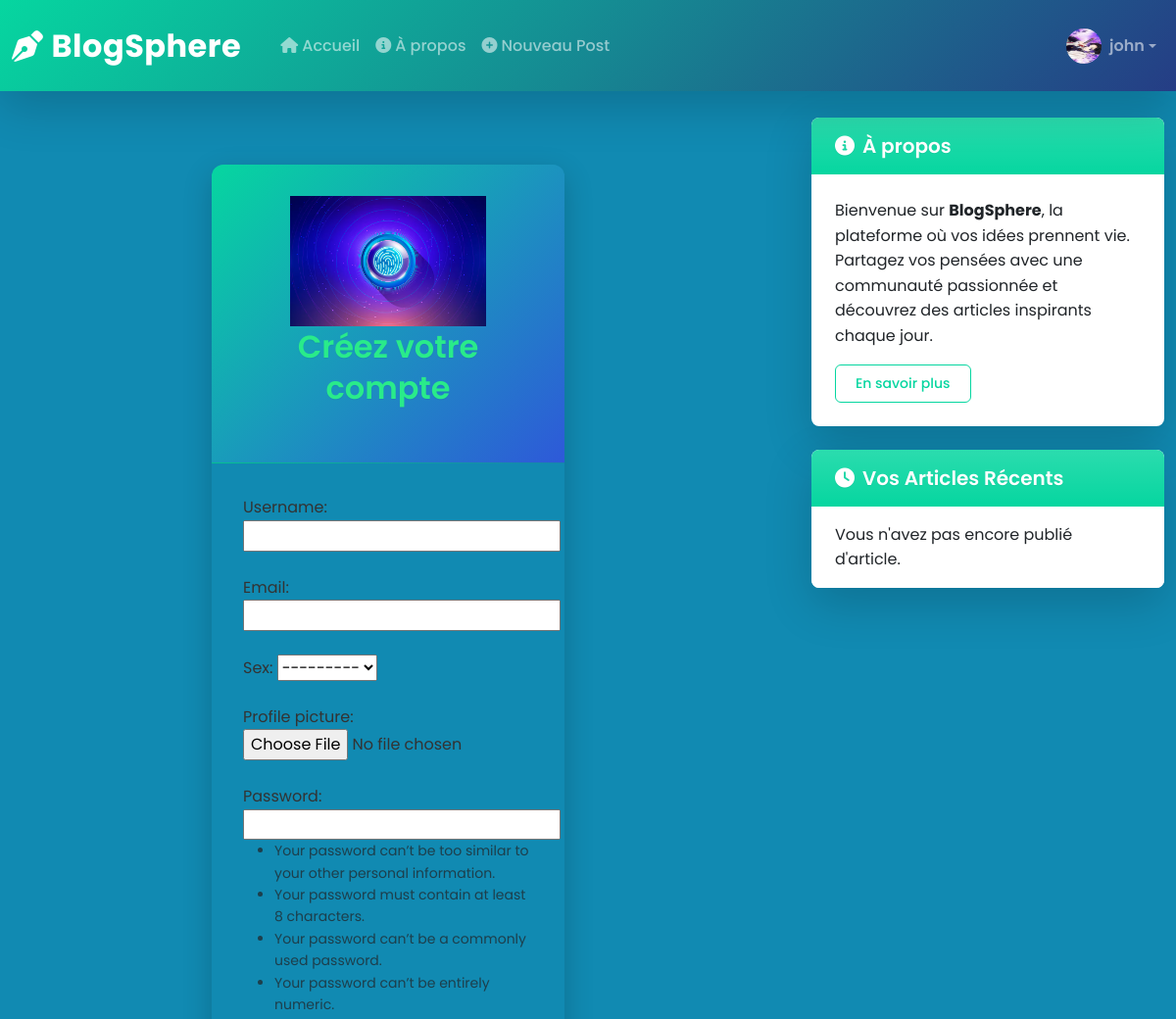
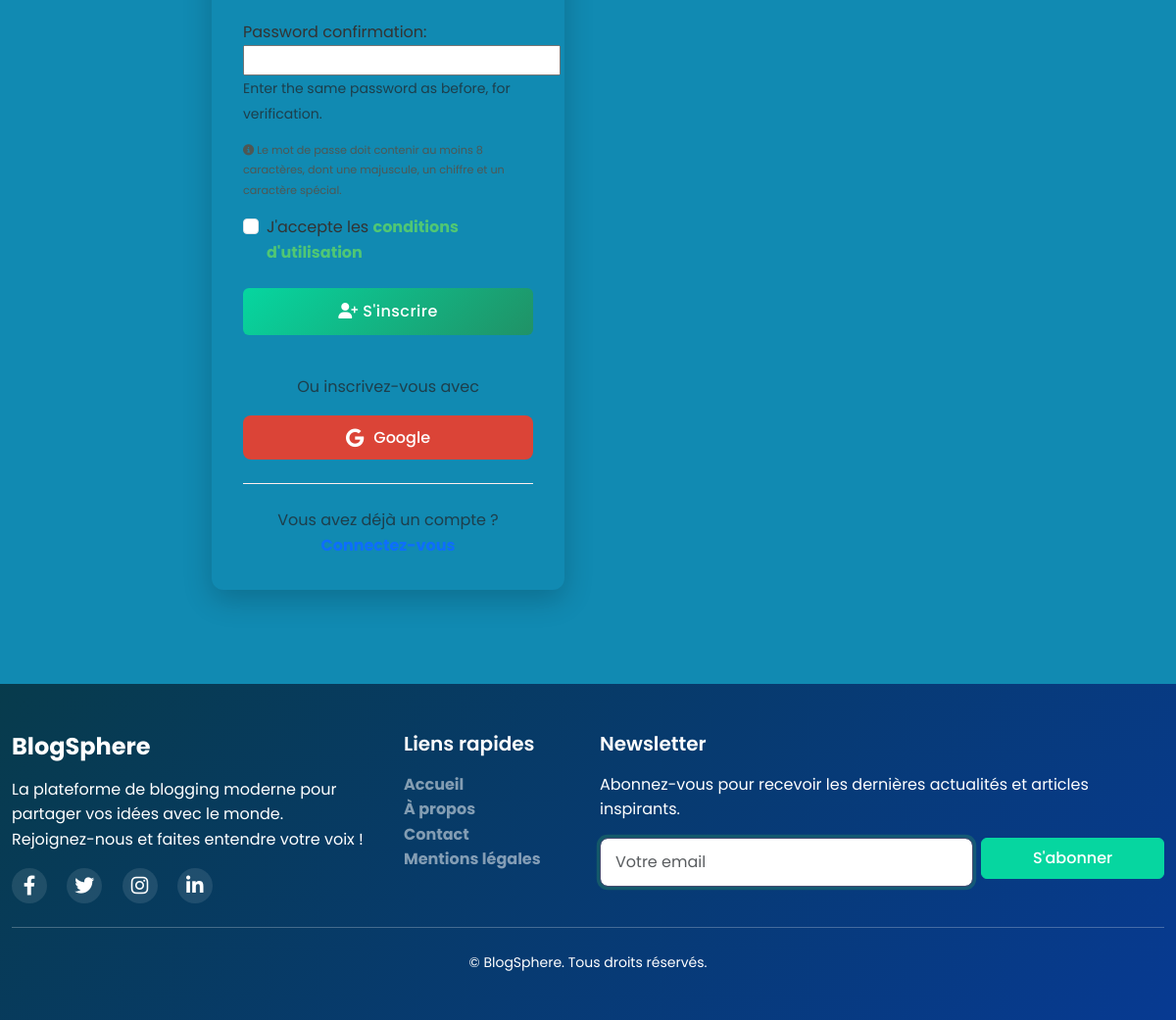
/register/ (signed in), run on the app's committed database (2 pictures, top to bottom).
### blog/models.py (models this page shows, shortened)
class Person(AbstractBaseUser, PermissionsMixin):
    SEX_TYPES = (
        ('M', 'Male'),
        ('F', 'Feminine'),
    )
    username = models.CharField(max_length=150, unique=False)  # unique ajouté pour éviter doublons
    email = models.EmailField(unique=True)
    sex = models.CharField(max_length=1, choices=SEX_TYPES, blank=True, null=True)
    profile_picture = models.ImageField(upload_to='profiles/', blank=True, null=True, default='default.jpg')
    is_staff = models.BooleanField(default=False)
    is_superuser = models.BooleanField(default=False)
    is_active = models.BooleanField(default=True)
    groups = models.ManyToManyField(
        Group,
        related_name='person_set',
        blank=True,
        verbose_name='groups',
        help_text='The groups this user belongs to.'
    )
    user_permissions = models.ManyToManyField(
        Permission,
        related_name='person_permissions_set',
        blank=True,
        verbose_name='user permissions',
        help_text='Specific permissions for this user.'
    )
    objects = UserManager()
    USERNAME_FIELD = 'email'
    REQUIRED_FIELDS = ['username']
    class Meta:
        verbose_name = "Person"
        verbose_name_plural = "Persons"
        constraints = [
            models.UniqueConstraint(fields=['username', 'email'], name='unique_person_username_email')
        ]

class Profile(models.Model):
    user = models.OneToOneField(Person, on_delete=models.CASCADE)
    image = models.ImageField(default='default.jpg', upload_to='profile_pics')
    bio = models.TextField(max_length=500, blank=True)

### blog/views.py (the view)
# urls.py: path('register/', views.register, name='register'),
def register(request):
    if request.method == 'POST':
        form = RegisterForm(request.POST, request.FILES)
        if form.is_valid():
            user = form.save()
            backend = get_backends()[0]
            login(request, user, backend=backend.__module__ + "." + backend.__class__.__name__)
            messages.success(request, "Inscription réussie !")
            return redirect('blog-home')
        else:
            messages.error(request, "Veuillez corriger les erreurs dans le formulaire.")
    else:
        form = RegisterForm()
    return render(request, 'blog/register.html', {'form': form})

### blog/templates/blog/register.html (shortened to what this page needs)
{% extends "blog/base.html" %}
{% load crispy_forms_tags %}
{% load static %}
{% load socialaccount %}
{% block content %}
<div class="auth-container">
    <div class="container py-5">
        <div class="row justify-content-center">
            <div class="col-md-8 col-lg-6">
                <div class="auth-card animate__animated animate__fadeIn">
                    <div class="auth-header">
                        <img src="{% static 'blog/images/auth.png' %}" alt="BlogSphere" class="auth-logo">
                        <h2 class="auth-title">Créez votre compte</h2>
                    </div>
                    <div class="auth-body">
                        <form method="POST">
                            {% for field in form %}
                                <div class="form-group">
                                    {{ field.label_tag }}
                                    {{ field }}
                                    {% if field.help_text %}
                                        <small class="form-text text-muted">{{ field.help_text }}</small>
                                    {% endif %}
                                </div>
                            {% endfor %}
                            <div class="password-requirements">
                                <small>
                                    <i class="fas fa-info-circle"></i> Le mot de passe doit contenir au moins 8 caractères,
                                    dont une majuscule, un chiffre et un caractère spécial.
                                </small>
                            </div>
                            {% if form.accept_terms %}
                                <div class="form-group form-check">
                                    {{ form.accept_terms }}
                                    {{ form.accept_terms.label_tag }}
                                    {% for error in form.accept_terms.errors %}
                                        <div class="alert alert-danger mt-2">{{ error }}</div>
                                    {% endfor %}
                                </div>
                            {% else %}
                                <div class="form-group form-check">
                                    <input type="checkbox" class="form-check-input" id="termsCheck" name="termsCheck" required>
                                    <label class="form-check-label" for="termsCheck">
                                        J'accepte les <a href="#" data-bs-toggle="modal" data-bs-target="#termsModal">conditions d'utilisation</a>
                                    </label>
                                </div>
                            {% endif %}
                            <button type="submit" class="btn btn-primary btn-register mb-3">
                                <i class="fas fa-user-plus"></i> S'inscrire
                            </button>
                            <div class="social-auth">
                              <p class="text-center text-muted mb-3">Ou inscrivez-vous avec</p>
                                {% load socialaccount %}
                                <a href="{% provider_login_url 'google' %}" class="social-btn google-btn">
                                    <i class="fab fa-google"></i> Google
                                </a>
                            </div>
                        </form>
                        <div class="auth-footer">
                            <p class="text-muted mb-0">Vous avez déjà un compte ?
                                <a href="{% url 'login' %}" class="text-primary">Connectez-vous</a>
                            </p>
                        </div>
                    </div>
                </div>
            </div>
        </div>
    </div>
</div>
{% endblock %}

### blog/templates/blog/base.html (shortened to what this page needs)
{% load static %}
<!DOCTYPE html>
<html lang="fr">
<head>
    <link rel="stylesheet" href="https://cdn.jsdelivr.net/npm/bootstrap-icons@1.11.1/font/bootstrap-icons.css">
    <link href="https://cdn.jsdelivr.net/npm/bootstrap@5.3.0/dist/css/bootstrap.min.css" rel="stylesheet" />
    <link rel="stylesheet" href="https://cdnjs.cloudflare.com/ajax/libs/font-awesome/6.4.0/css/all.min.css" />
    <link rel="stylesheet" href="https://cdnjs.cloudflare.com/ajax/libs/animate.css/4.1.1/animate.min.css" />
    <link rel="stylesheet" href="{% static 'blog/css/main.css' %}" />
</head>
<body class="d-flex flex-column min-vh-100">
    <header>
        <nav class="navbar navbar-expand-lg navbar-dark shadow-lg fixed-top py-3 custom-navbar">
            <div class="container">
                <a class="navbar-brand fw-bold fs-2 d-flex align-items-center" href="{% url 'blog-home' %}">
                    <i class="fas fa-pen-nib me-2"></i>BlogSphere
                </a>
                <div class="collapse navbar-collapse" id="navbarNav">
                    <ul class="navbar-nav me-auto ms-3">
                        <li class="nav-item">
                            <a class="nav-link {% if request.resolver_match.url_name == 'blog-home' %}active{% endif %}" href="{% url 'blog-home' %}">
                                <i class="fas fa-home me-1"></i>Accueil
                            </a>
                        </li>
                        <li class="nav-item">
                            <a class="nav-link {% if request.resolver_match.url_name == 'blog-about' %}active{% endif %}" href="{% url 'blog-about' %}">
                                <i class="fas fa-info-circle me-1"></i>À propos
                            </a>
                        </li>
                        {% if user.is_authenticated %}
                        <li class="nav-item">
                            <a class="nav-link" href="{% url 'post-create' %}">
                                <i class="fas fa-plus-circle me-1"></i>Nouveau Post
                            </a>
                        </li>
                        {% endif %}
                    </ul>
                    <ul class="navbar-nav ms-auto">
                        {% if user.is_authenticated %}
                        <li class="nav-item dropdown">
                            <a class="nav-link dropdown-toggle d-flex align-items-center" href="#" id="userDropdown"
                               role="button" data-bs-toggle="dropdown" aria-expanded="false">
                                {% if user.profile.image %}
                                    <img src="{{ user.profile.image.url }}"
                                         class="rounded-circle profile-img me-2" width="36" height="36" alt="Profile" />
                                {% else %}
                                    <img src="https://ui-avatars.com/api/?name={{ user.username }}&background=random"
                                         class="rounded-circle profile-img me-2" width="36" height="36" alt="Profile" />
                                {% endif %}
                                <span class="fw-semibold">{{ user.username }}</span>
                            </a>
                        </li>
                        {% endif %}
                    </ul>
                </div>
            </div>
        </nav>
    </header>
    <main class="flex-grow-1 mt-5 pt-4">
        <div class="container my-5">
            <div class="row g-5">
                <div class="col-lg-8">
                    {% block content %}{% endblock %}
                </div>
                <div class="col-lg-4">
                    <div class="sticky-top custom-sticky">
                        <div class="card shadow-lg mb-4 animate__animated animate__fadeInRight">
                            <div class="card-header bg-gradient text-white custom-card-header">
                                <h5 class="mb-0"><i class="fas fa-info-circle me-2"></i>À propos</h5>
                            </div>
                            <div class="card-body">
                                <p class="card-text">
                                    Bienvenue sur <b>BlogSphere</b>, la plateforme où vos idées prennent vie.<br>
                                    Partagez vos pensées avec une communauté passionnée et découvrez des articles inspirants chaque jour.
                                </p>
                                <a href="{% url 'blog-about' %}" class="btn btn-outline-primary btn-sm">En savoir plus</a>
                            </div>
                        </div>
                        <div class="card shadow-lg animate__animated animate__fadeInRight animate__delay-1s">
                            <div class="card-header bg-gradient text-white custom-card-header">
                                <h5 class="mb-0"><i class="fas fa-clock me-2"></i>Vos Articles Récents</h5>
                            </div>
                            <div class="card-body p-0">
                                <div class="list-group list-group-flush">
                                    {% if user.is_authenticated and user_recent_posts %}
                                        {% for post in user_recent_posts %}
                                        <a href="{% url 'post-detail' post.pk %}"
                                           class="list-group-item list-group-item-action d-flex justify-content-between align-items-center">
                                            <span>{{ post.title|truncatechars:5 }}</span>
                                            <span class="badge bg-primary rounded-pill">{{ post.comments.count }}</span>
                                        </a>
                                        {% endfor %}
                                    {% elif user.is_authenticated %}
                                        <div class="list-group-item">Vous n'avez pas encore publié d'article.</div>
                                    {% else %}
                                        <div class="list-group-item">Connectez-vous pour voir vos articles récents.</div>
                                    {% endif %}
                                </div>
                            </div>
                        </div>
                    </div>
                </div>
            </div>
        </div>
    </main>
    <footer class="footer-bg text-white py-5 mt-auto">
        <div class="container">
            <div class="row">
                <div class="col-md-4 mb-4 mb-md-0">
                    <h4 class="fw-bold mb-3">BlogSphere</h4>
                    <p>
                        La plateforme de blogging moderne pour partager vos idées avec le monde.<br>
                        Rejoignez-nous et faites entendre votre voix !
                    </p>
                    <div class="social-icons mt-3">
                        <a href="#" class="text-white me-3 fs-5"><i class="fab fa-facebook-f"></i></a>
                        <a href="#" class="text-white me-3 fs-5"><i class="fab fa-twitter"></i></a>
                        <a href="#" class="text-white me-3 fs-5"><i class="fab fa-instagram"></i></a>
                        <a href="#" class="text-white fs-5"><i class="fab fa-linkedin-in"></i></a>
                    </div>
                </div>
                <div class="col-md-2 mb-4 mb-md-0">
                    <h5 class="mb-3">Liens rapides</h5>
                    <ul class="list-unstyled">
                        <li><a href="{% url 'blog-home' %}" class="text-white-50">Accueil</a></li>
                        <li><a href="{% url 'blog-about' %}" class="text-white-50">À propos</a></li>
                        <li><a href="{% url 'blog-Contact' %}" class="text-white-50">Contact</a></li>
                        <li><a href="{% url 'privacy-policy' %}" class="text-white-50">Mentions légales</a></li>
                    </ul>
                </div>
                <div class="col-md-6">
                    <h5 class="mb-3">Newsletter</h5>
                    <p>Abonnez-vous pour recevoir les dernières actualités et articles inspirants.</p>
                    <form class="row g-2" method="post" action="{% url 'newsletter-subscribe' %}">
                        <div class="col-8">
                            <input type="email" name="email" class="form-control" placeholder="Votre email" required />
                        </div>
                        <div class="col-4">
                            <button type="submit" class="btn btn-primary w-100">S'abonner</button>
                        </div>
                    </form>
                </div>
            </div>
            <hr class="my-4 bg-secondary" />
            <div class="text-center">
                <p class="mb-0 small">&copy; {{ now|date:"Y" }} BlogSphere. Tous droits réservés.</p>
            </div>
        </div>
    </footer>
</body>
</html>

### data on the page
Person: profile.image (picture), username "john"

### other printed values
{{ field.label_tag }} "Username:" "Email:" "Sex:" "Profile picture:" "Password:" "Password confirmation:"
{{ field.help_text }} "Enter the same password as before, for verification."
